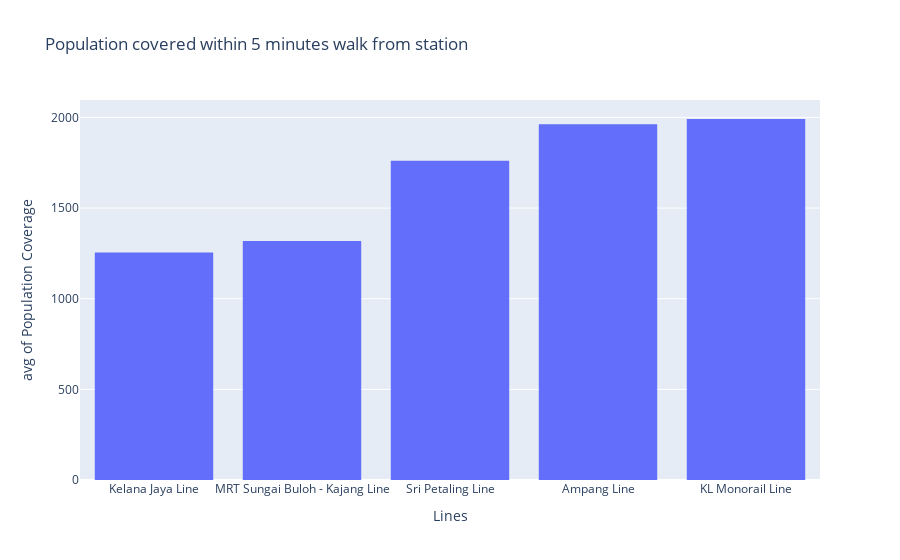
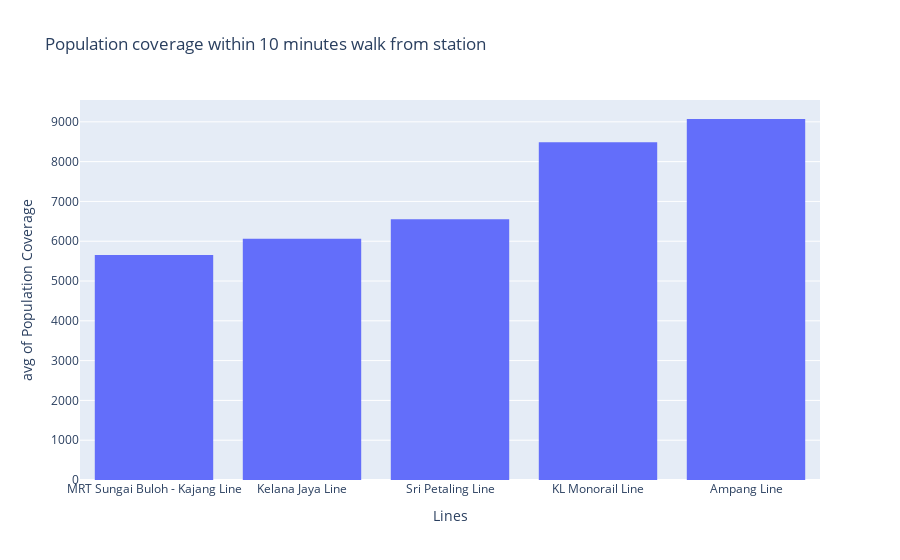
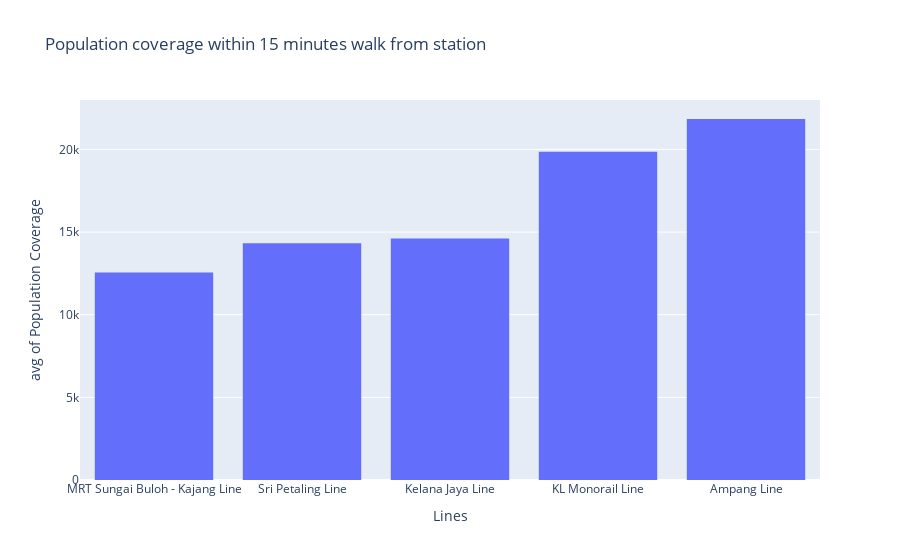
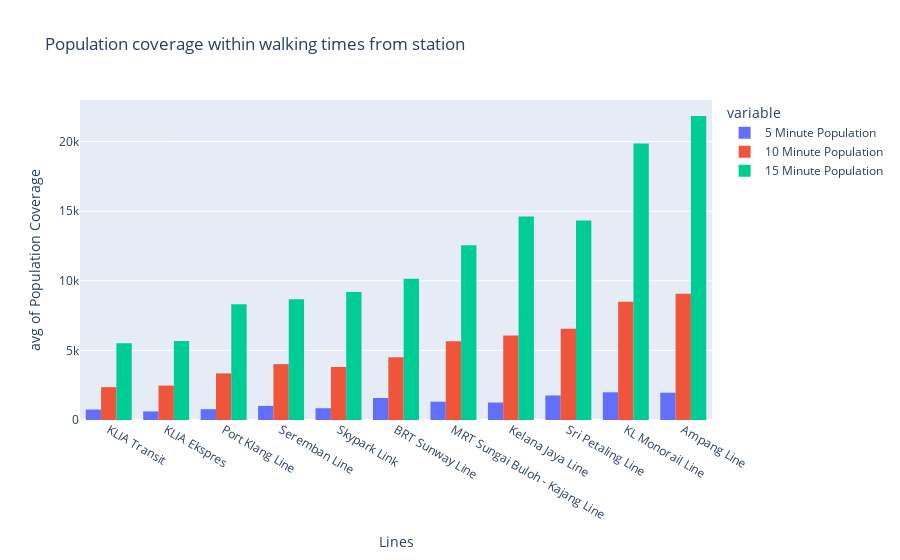

Notebook source saved alongside these figures, in order:
### Code cell
# drawshistograms for RapidKL lines' 5 minute walking population coverage

fig = px.histogram(data_all[(data_all["City"]=='Kuala Lumpur')&(data_all["Service Provider Name"]=='Rapid KL')]
             ,x='Route Name'
             ,y='5 Minute Population'
             , barmode = 'group'
             , title="Population covered within 5 minutes walk from station"
             , template='plotly'
             , histfunc = 'avg'
             ,labels={'Route Name': "Lines", '5 Minute Population' : "Population Coverage"}
            ).update_xaxes(categoryorder='total ascending')
fig.update_layout(showlegend=False)
fig.show() 

# draws histograms for RapidKL lines' 10 minute walking population coverage

fig = px.histogram(data_all[(data_all["City"]=='Kuala Lumpur')&(data_all["Service Provider Name"]=='Rapid KL')]
             ,x='Route Name'
             ,y='10 Minute Population'
             , barmode = 'group'
             , title="Population coverage within 10 minutes walk from station"
             , template='plotly'
             , histfunc = 'avg'
             ,labels={'Route Name': "Lines", '10 Minute Population' : "Population Coverage"}
            ).update_xaxes(categoryorder='total ascending')
fig.update_layout(showlegend=False)
fig.show() 

# draws histograms for RapidKL lines' 15 minute walking population coverage

fig = px.histogram(data_all[(data_all["City"]=='Kuala Lumpur')&(data_all["Service Provider Name"]=='Rapid KL')]
             ,x='Route Name'
             ,y='15 Minute Population'
             , barmode = 'group'
             , title="Population coverage within 15 minutes walk from station"
             , template='plotly'
             , histfunc = 'avg'
             ,labels={'Route Name': "Lines", '15 Minute Population' : "Population Coverage"}
            ).update_xaxes(categoryorder='total ascending')
fig.update_layout(showlegend=False)
fig.show() 

# draws  histograms for RapidKL lines' 5,10,15 minute walking population coverage

fig = px.histogram(data_all[data_all["City"]=='Kuala Lumpur']
             ,x='Route Name'
             ,y=['5 Minute Population','10 Minute Population','15 Minute Population']
             , barmode = 'group'
             , title="Population coverage within walking times from station"
             , template='plotly'
             , histfunc = 'avg'
             ,labels={'Route Name': "Lines",'value' : "Population Coverage"}
            ).update_xaxes(categoryorder='total ascending')

fig.show()

### Figure 1 — Plotly figure (JSON) as saved in the notebook; plotly's stock layout.template omitted (floating-point values rounded to 4 significant figures)
{"data": [{"alignmentgroup": "True", "bingroup": "x", "histfunc": "avg", "hovertemplate": "Lines=%{x}<br>avg of Population Coverage=%{y}<extra></extra>", "legendgroup": "", "marker": {"color": "#636efa"}, "name": "", "offsetgroup": "", "orientation": "v", "showlegend": false, "type": "histogram", "x": ["Ampang Line", "Ampang Line", "Ampang Line", "Ampang Line", "Ampang Line", "Ampang Line", "Ampang Line", "Ampang Line", "Ampang Line", "Ampang Line", "Ampang Line", "Ampang Line", "Ampang Line", "Ampang Line", "Ampang Line", "Ampang Line", "Ampang Line", "Ampang Line", "Sri Petaling Line", "Sri Petaling Line", "Sri Petaling Line", "Sri Petaling Line", "Sri Petaling Line", "Sri Petaling Line", "Sri Petaling Line", "Sri Petaling Line", "Sri Petaling Line", "Sri Petaling Line", "Sri Petaling Line", "Sri Petaling Line", "Sri Petaling Line", "Sri Petaling Line", "Sri Petaling Line", "Sri Petaling Line", "Sri Petaling Line", "Sri Petaling Line", "Sri Petaling Line", "Sri Petaling Line", "Sri Petaling Line", "Sri Petaling Line", "Sri Petaling Line", "Sri Petaling Line", "Sri Petaling Line", "Sri Petaling Line", "Sri Petaling Line", "Sri Petaling Line", "Sri Petaling Line", "Kelana Jaya Line", "Kelana Jaya Line", "Kelana Jaya Line", "Kelana Jaya Line", "Kelana Jaya Line", "Kelana Jaya Line", "Kelana Jaya Line", "Kelana Jaya Line", "Kelana Jaya Line", "Kelana Jaya Line", "Kelana Jaya Line", "Kelana Jaya Line", "Kelana Jaya Line", "Kelana Jaya Line", "Kelana Jaya Line", "Kelana Jaya Line", "Kelana Jaya Line", "Kelana Jaya Line", "Kelana Jaya Line", "Kelana Jaya Line", "Kelana Jaya Line", "Kelana Jaya Line", "Kelana Jaya Line", "Kelana Jaya Line", "Kelana Jaya Line", "Kelana Jaya Line", "Kelana Jaya Line", "Kelana Jaya Line", "Kelana Jaya Line", "Kelana Jaya Line", "Kelana Jaya Line", "Kelana Jaya Line", "Kelana Jaya Line", "Kelana Jaya Line", "Kelana Jaya Line", "Kelana Jaya Line", "Kelana Jaya Line", "KL Monorail Line", "KL Monorail Line", "KL Monorail Line", "KL Monorail Line", "KL Monorail Line", "KL Monorail Line", "KL Monorail Line", "KL Monorail Line", "KL Monorail Line", "KL Monorail Line", "KL Monorail Line", "MRT Sungai Buloh - Kajang Line", "MRT Sungai Buloh - Kajang Line", "MRT Sungai Buloh - Kajang Line", "MRT Sungai Buloh - Kajang Line", "MRT Sungai Buloh - Kajang Line", "MRT Sungai Buloh - Kajang Line", "MRT Sungai Buloh - Kajang Line", "MRT Sungai Buloh - Kajang Line", "MRT Sungai Buloh - Kajang Line", "MRT Sungai Buloh - Kajang Line", "MRT Sungai Buloh - Kajang Line", "MRT Sungai Buloh - Kajang Line", "MRT Sungai Buloh - Kajang Line", "MRT Sungai Buloh - Kajang Line", "MRT Sungai Buloh - Kajang Line", "MRT Sungai Buloh - Kajang Line", "MRT Sungai Buloh - Kajang Line", "MRT Sungai Buloh - Kajang Line", "MRT Sungai Buloh - Kajang Line", "MRT Sungai Buloh - Kajang Line", "MRT Sungai Buloh - Kajang Line", "MRT Sungai Buloh - Kajang Line", "MRT Sungai Buloh - Kajang Line", "MRT Sungai Buloh - Kajang Line", "MRT Sungai Buloh - Kajang Line", "MRT Sungai Buloh - Kajang Line", "MRT Sungai Buloh - Kajang Line", "MRT Sungai Buloh - Kajang Line", "MRT Sungai Buloh - Kajang Line", "MRT Sungai Buloh - Kajang Line", "MRT Sungai Buloh - Kajang Line"], "xaxis": "x", "y": [1359, 1273, 2717, 3121, 1245, 1160, 2176, 903, 2208, 2678, 453, 1019, 891, 1668, 3536, 4477, 2675, 1772, 978, 2419, 3412, 3031, 1954, 2036, 1018, 1018, 1018, 2840, 573, 1526, 2509, 1359, 1273, 2717, 3121, 1245, 1160, 2176, 903, 2208, 1876, 534, 1718, 2678, 1543, 1784, 453, 330, 661, 978, 661, 659, 331, 490, 297, 1617, 1650, 179, 331, 1654, 1515, 1742, 1063, 960, 1251, 1452, 1827, 494, 2549, 1811, 1759, 2628, 1275, 1811, 1788, 1714, 3313, 194, 906, 0, 1992, 1872, 2004, 686, 1811, 1781, 1359, 2249, 2237, 885, 1951, 1170, 1669, 3170, 3623, 130, 636, 265, 1492, 397, 1258, 1678, 427, 1366, 1460, 1878, 0, 1300, 1759, 1648, 3623, 1754, 1966, 1762, 3075, 2065, 1033, 1528, 1314, 419, 2076, 876, 438, 931, 1310, 1006], "yaxis": "y"}], "layout": {"barmode": "group", "legend": {"tracegroupgap": 0}, "showlegend": false, "title": {"text": "Population covered within 5 minutes walk from station"}, "xaxis": {"anchor": "y", "categoryorder": "total ascending", "domain": [0, 1], "title": {"text": "Lines"}}, "yaxis": {"anchor": "x", "domain": [0, 1], "title": {"text": "avg of Population Coverage"}}}}

### Figure 2 — Plotly figure (JSON) as saved in the notebook; plotly's stock layout.template omitted (floating-point values rounded to 4 significant figures)
{"data": [{"alignmentgroup": "True", "bingroup": "x", "histfunc": "avg", "hovertemplate": "Lines=%{x}<br>avg of Population Coverage=%{y}<extra></extra>", "legendgroup": "", "marker": {"color": "#636efa"}, "name": "", "offsetgroup": "", "orientation": "v", "showlegend": false, "type": "histogram", "x": ["Ampang Line", "Ampang Line", "Ampang Line", "Ampang Line", "Ampang Line", "Ampang Line", "Ampang Line", "Ampang Line", "Ampang Line", "Ampang Line", "Ampang Line", "Ampang Line", "Ampang Line", "Ampang Line", "Ampang Line", "Ampang Line", "Ampang Line", "Ampang Line", "Sri Petaling Line", "Sri Petaling Line", "Sri Petaling Line", "Sri Petaling Line", "Sri Petaling Line", "Sri Petaling Line", "Sri Petaling Line", "Sri Petaling Line", "Sri Petaling Line", "Sri Petaling Line", "Sri Petaling Line", "Sri Petaling Line", "Sri Petaling Line", "Sri Petaling Line", "Sri Petaling Line", "Sri Petaling Line", "Sri Petaling Line", "Sri Petaling Line", "Sri Petaling Line", "Sri Petaling Line", "Sri Petaling Line", "Sri Petaling Line", "Sri Petaling Line", "Sri Petaling Line", "Sri Petaling Line", "Sri Petaling Line", "Sri Petaling Line", "Sri Petaling Line", "Sri Petaling Line", "Kelana Jaya Line", "Kelana Jaya Line", "Kelana Jaya Line", "Kelana Jaya Line", "Kelana Jaya Line", "Kelana Jaya Line", "Kelana Jaya Line", "Kelana Jaya Line", "Kelana Jaya Line", "Kelana Jaya Line", "Kelana Jaya Line", "Kelana Jaya Line", "Kelana Jaya Line", "Kelana Jaya Line", "Kelana Jaya Line", "Kelana Jaya Line", "Kelana Jaya Line", "Kelana Jaya Line", "Kelana Jaya Line", "Kelana Jaya Line", "Kelana Jaya Line", "Kelana Jaya Line", "Kelana Jaya Line", "Kelana Jaya Line", "Kelana Jaya Line", "Kelana Jaya Line", "Kelana Jaya Line", "Kelana Jaya Line", "Kelana Jaya Line", "Kelana Jaya Line", "Kelana Jaya Line", "Kelana Jaya Line", "Kelana Jaya Line", "Kelana Jaya Line", "Kelana Jaya Line", "Kelana Jaya Line", "Kelana Jaya Line", "KL Monorail Line", "KL Monorail Line", "KL Monorail Line", "KL Monorail Line", "KL Monorail Line", "KL Monorail Line", "KL Monorail Line", "KL Monorail Line", "KL Monorail Line", "KL Monorail Line", "KL Monorail Line", "MRT Sungai Buloh - Kajang Line", "MRT Sungai Buloh - Kajang Line", "MRT Sungai Buloh - Kajang Line", "MRT Sungai Buloh - Kajang Line", "MRT Sungai Buloh - Kajang Line", "MRT Sungai Buloh - Kajang Line", "MRT Sungai Buloh - Kajang Line", "MRT Sungai Buloh - Kajang Line", "MRT Sungai Buloh - Kajang Line", "MRT Sungai Buloh - Kajang Line", "MRT Sungai Buloh - Kajang Line", "MRT Sungai Buloh - Kajang Line", "MRT Sungai Buloh - Kajang Line", "MRT Sungai Buloh - Kajang Line", "MRT Sungai Buloh - Kajang Line", "MRT Sungai Buloh - Kajang Line", "MRT Sungai Buloh - Kajang Line", "MRT Sungai Buloh - Kajang Line", "MRT Sungai Buloh - Kajang Line", "MRT Sungai Buloh - Kajang Line", "MRT Sungai Buloh - Kajang Line", "MRT Sungai Buloh - Kajang Line", "MRT Sungai Buloh - Kajang Line", "MRT Sungai Buloh - Kajang Line", "MRT Sungai Buloh - Kajang Line", "MRT Sungai Buloh - Kajang Line", "MRT Sungai Buloh - Kajang Line", "MRT Sungai Buloh - Kajang Line", "MRT Sungai Buloh - Kajang Line", "MRT Sungai Buloh - Kajang Line", "MRT Sungai Buloh - Kajang Line"], "xaxis": "x", "y": [7026, 5538, 9469, 9825, 6512, 7336, 11040, 4827, 9770, 10245, 4062, 5466, 5818, 5997, 18422, 14299, 16906, 10727, 3172, 8501, 11611, 6304, 3976, 7757, 4011, 6685, 3126, 7573, 6458, 6245, 8803, 7026, 5538, 9469, 9825, 6512, 7336, 11040, 4827, 9770, 5320, 1622, 3842, 10245, 4560, 4712, 4062, 330, 2811, 4897, 3823, 6845, 3277, 2834, 1908, 6730, 6507, 1441, 1983, 5847, 7484, 9485, 6345, 5675, 3827, 6724, 8243, 4589, 8212, 7256, 8546, 10902, 7143, 8938, 8767, 6622, 16658, 2793, 3965, 4004, 8665, 7236, 6952, 6105, 7256, 5646, 8470, 11710, 9919, 3958, 8706, 6247, 8111, 11360, 12004, 449, 2656, 3703, 6464, 1600, 6857, 8299, 2127, 6347, 4717, 7708, 1441, 5734, 8108, 6831, 11551, 6540, 8978, 10268, 11125, 7458, 8222, 4426, 4819, 3253, 5189, 3917, 3055, 4261, 6229, 3009], "yaxis": "y"}], "layout": {"barmode": "group", "legend": {"tracegroupgap": 0}, "showlegend": false, "title": {"text": "Population coverage within 10 minutes walk from station"}, "xaxis": {"anchor": "y", "categoryorder": "total ascending", "domain": [0, 1], "title": {"text": "Lines"}}, "yaxis": {"anchor": "x", "domain": [0, 1], "title": {"text": "avg of Population Coverage"}}}}

### Figure 3 — Plotly figure (JSON) as saved in the notebook; plotly's stock layout.template omitted (floating-point values rounded to 4 significant figures)
{"data": [{"alignmentgroup": "True", "bingroup": "x", "histfunc": "avg", "hovertemplate": "Lines=%{x}<br>avg of Population Coverage=%{y}<extra></extra>", "legendgroup": "", "marker": {"color": "#636efa"}, "name": "", "offsetgroup": "", "orientation": "v", "showlegend": false, "type": "histogram", "x": ["Ampang Line", "Ampang Line", "Ampang Line", "Ampang Line", "Ampang Line", "Ampang Line", "Ampang Line", "Ampang Line", "Ampang Line", "Ampang Line", "Ampang Line", "Ampang Line", "Ampang Line", "Ampang Line", "Ampang Line", "Ampang Line", "Ampang Line", "Ampang Line", "Sri Petaling Line", "Sri Petaling Line", "Sri Petaling Line", "Sri Petaling Line", "Sri Petaling Line", "Sri Petaling Line", "Sri Petaling Line", "Sri Petaling Line", "Sri Petaling Line", "Sri Petaling Line", "Sri Petaling Line", "Sri Petaling Line", "Sri Petaling Line", "Sri Petaling Line", "Sri Petaling Line", "Sri Petaling Line", "Sri Petaling Line", "Sri Petaling Line", "Sri Petaling Line", "Sri Petaling Line", "Sri Petaling Line", "Sri Petaling Line", "Sri Petaling Line", "Sri Petaling Line", "Sri Petaling Line", "Sri Petaling Line", "Sri Petaling Line", "Sri Petaling Line", "Sri Petaling Line", "Kelana Jaya Line", "Kelana Jaya Line", "Kelana Jaya Line", "Kelana Jaya Line", "Kelana Jaya Line", "Kelana Jaya Line", "Kelana Jaya Line", "Kelana Jaya Line", "Kelana Jaya Line", "Kelana Jaya Line", "Kelana Jaya Line", "Kelana Jaya Line", "Kelana Jaya Line", "Kelana Jaya Line", "Kelana Jaya Line", "Kelana Jaya Line", "Kelana Jaya Line", "Kelana Jaya Line", "Kelana Jaya Line", "Kelana Jaya Line", "Kelana Jaya Line", "Kelana Jaya Line", "Kelana Jaya Line", "Kelana Jaya Line", "Kelana Jaya Line", "Kelana Jaya Line", "Kelana Jaya Line", "Kelana Jaya Line", "Kelana Jaya Line", "Kelana Jaya Line", "Kelana Jaya Line", "Kelana Jaya Line", "Kelana Jaya Line", "Kelana Jaya Line", "Kelana Jaya Line", "Kelana Jaya Line", "Kelana Jaya Line", "KL Monorail Line", "KL Monorail Line", "KL Monorail Line", "KL Monorail Line", "KL Monorail Line", "KL Monorail Line", "KL Monorail Line", "KL Monorail Line", "KL Monorail Line", "KL Monorail Line", "KL Monorail Line", "MRT Sungai Buloh - Kajang Line", "MRT Sungai Buloh - Kajang Line", "MRT Sungai Buloh - Kajang Line", "MRT Sungai Buloh - Kajang Line", "MRT Sungai Buloh - Kajang Line", "MRT Sungai Buloh - Kajang Line", "MRT Sungai Buloh - Kajang Line", "MRT Sungai Buloh - Kajang Line", "MRT Sungai Buloh - Kajang Line", "MRT Sungai Buloh - Kajang Line", "MRT Sungai Buloh - Kajang Line", "MRT Sungai Buloh - Kajang Line", "MRT Sungai Buloh - Kajang Line", "MRT Sungai Buloh - Kajang Line", "MRT Sungai Buloh - Kajang Line", "MRT Sungai Buloh - Kajang Line", "MRT Sungai Buloh - Kajang Line", "MRT Sungai Buloh - Kajang Line", "MRT Sungai Buloh - Kajang Line", "MRT Sungai Buloh - Kajang Line", "MRT Sungai Buloh - Kajang Line", "MRT Sungai Buloh - Kajang Line", "MRT Sungai Buloh - Kajang Line", "MRT Sungai Buloh - Kajang Line", "MRT Sungai Buloh - Kajang Line", "MRT Sungai Buloh - Kajang Line", "MRT Sungai Buloh - Kajang Line", "MRT Sungai Buloh - Kajang Line", "MRT Sungai Buloh - Kajang Line", "MRT Sungai Buloh - Kajang Line", "MRT Sungai Buloh - Kajang Line"], "xaxis": "x", "y": [16752, 13620, 19064, 23762, 16646, 17389, 23193, 14708, 20020, 23074, 13484, 13151, 19323, 15618, 37614, 36095, 38349, 31269, 7872, 15335, 24087, 11681, 8194, 16941, 10067, 16452, 8383, 13709, 11936, 13486, 16488, 16752, 13620, 19064, 23762, 16646, 17389, 23193, 14708, 20020, 9081, 2351, 10549, 23074, 7850, 9388, 13484, 3851, 5839, 10618, 8452, 14705, 8876, 6087, 6042, 15830, 14043, 5505, 6924, 15199, 17824, 19787, 15400, 13718, 11175, 13333, 17808, 11196, 19288, 16615, 18742, 22081, 17416, 18670, 19671, 16796, 34491, 9569, 12627, 14262, 20697, 19950, 19024, 18691, 16615, 14362, 21109, 24494, 19886, 13857, 20371, 18441, 21682, 23588, 24045, 3516, 4173, 10324, 13186, 5704, 13699, 17162, 7926, 14286, 9356, 15108, 3292, 12436, 17116, 15693, 22470, 14973, 21212, 21574, 22375, 19963, 20399, 9573, 9061, 6926, 10677, 7776, 7735, 11198, 15349, 5159], "yaxis": "y"}], "layout": {"barmode": "group", "legend": {"tracegroupgap": 0}, "showlegend": false, "title": {"text": "Population coverage within 15 minutes walk from station"}, "xaxis": {"anchor": "y", "categoryorder": "total ascending", "domain": [0, 1], "title": {"text": "Lines"}}, "yaxis": {"anchor": "x", "domain": [0, 1], "title": {"text": "avg of Population Coverage"}}}}

### Figure 4 — Plotly figure (JSON) as saved in the notebook; plotly's stock layout.template omitted (floating-point values rounded to 4 significant figures; data arrays with more than 128 entries replaced by an {"elided": "..."} marker saying what was removed)
{"data": [{"alignmentgroup": "True", "bingroup": "x", "histfunc": "avg", "hovertemplate": "variable=5 Minute Population<br>Lines=%{x}<br>avg of Population Coverage=%{y}<extra></extra>", "legendgroup": "5 Minute Population", "marker": {"color": "#636efa"}, "name": "5 Minute Population", "offsetgroup": "5 Minute Population", "orientation": "v", "showlegend": true, "type": "histogram", "x": {"elided": "205 str values"}, "xaxis": "x", "y": {"elided": "205 int values"}, "yaxis": "y"}, {"alignmentgroup": "True", "bingroup": "x", "histfunc": "avg", "hovertemplate": "variable=10 Minute Population<br>Lines=%{x}<br>avg of Population Coverage=%{y}<extra></extra>", "legendgroup": "10 Minute Population", "marker": {"color": "#EF553B"}, "name": "10 Minute Population", "offsetgroup": "10 Minute Population", "orientation": "v", "showlegend": true, "type": "histogram", "x": {"elided": "205 str values"}, "xaxis": "x", "y": {"elided": "205 int values"}, "yaxis": "y"}, {"alignmentgroup": "True", "bingroup": "x", "histfunc": "avg", "hovertemplate": "variable=15 Minute Population<br>Lines=%{x}<br>avg of Population Coverage=%{y}<extra></extra>", "legendgroup": "15 Minute Population", "marker": {"color": "#00cc96"}, "name": "15 Minute Population", "offsetgroup": "15 Minute Population", "orientation": "v", "showlegend": true, "type": "histogram", "x": {"elided": "205 str values"}, "xaxis": "x", "y": {"elided": "205 int values"}, "yaxis": "y"}], "layout": {"barmode": "group", "legend": {"title": {"text": "variable"}, "tracegroupgap": 0}, "title": {"text": "Population coverage within walking times from station"}, "xaxis": {"anchor": "y", "categoryorder": "total ascending", "domain": [0, 1], "title": {"text": "Lines"}}, "yaxis": {"anchor": "x", "domain": [0, 1], "title": {"text": "avg of Population Coverage"}}}}
